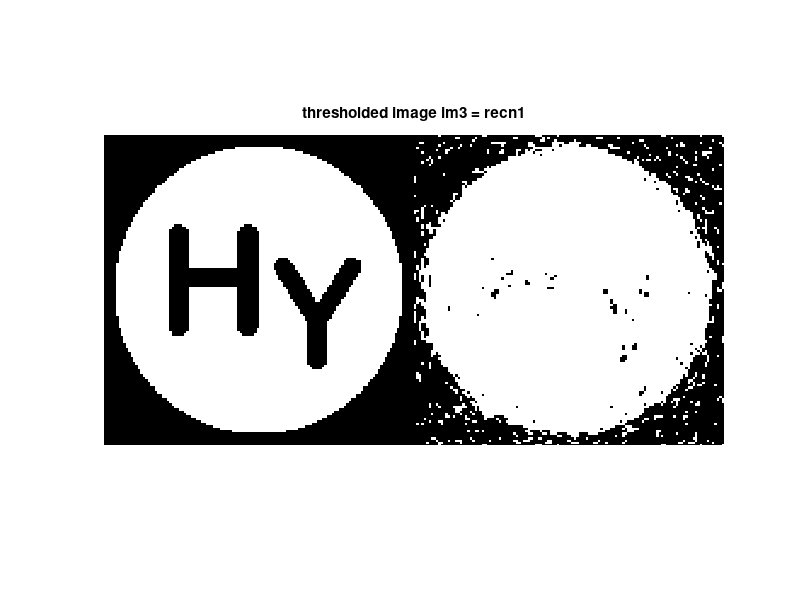

Reproduce this figure in MATLAB.
% Here we calculate the errors for the tresholded images and rekonstruktions.
clear all;
close all;
% First load all images. Original phantoms and reconstructions.
% Maya phantom
load XRsparse_aTV_JTV_HY recn1 recn2 target1 target2 obj
load JTV_HY_for_segmentations im1 im2 im3 im4 N
% % figure(1)
% % imshow([target1,target2],[]);
% % figure(2)
% % imshow([recn1,recn2],[]);
% figure(3)
% imshow([target1,target2;recn1,recn2],[]);
% % First treshold the images.
N=128;
% Calculate the right amount of white pixels in the original phantoms.
% First phantom, im1
white_pixels1 = nnz(target1)/(N*N);
% Second phantom
white_pixels2 = nnz(target2)/(N*N);
% Treshold the images so that the amount of white pixels is correct. Here
% the values are between 0 and 1, but they have also other values.

% Calculate the amount of wrong pixels. First we need to decide which
% pixels we set as zero and which will have number 1. We want that kind of
% treshold, which gives us the right amount of white pixels.
% There ratio should be 0.41 in the first reconstruction and 0.25 in the second.
% So in the first reco we want nnz(im3) to be 6717. We get this number of
% white pixels with the following treshold 0.3354.
% MAYA TRESHOLD: 0.3354
im3_thresholded = im3;
im3_thresholded(im3>0.000000000000000001) = 1;
im3_thresholded(im3<0.000000000000000001) = 0;
nnz(im3_thresholded)

% We want to treshold the target1 also to be zero or one.
target1_thresholded = target1;
target1_thresholded(target1>1) = 1;
target1_thresholded(target1<1) = 0;
nnz(target1_thresholded)
figure()
imshow([target1_thresholded,im3_thresholded],[])
title('thresholded image im3 = recn1')

% Calculate the error for reconstruction 1
error1=(nnz(target1_thresholded-im3_thresholded))/(N*N);

% %% Calculate the error with the second reconstruction
% % The amount of white pixels is 4028.
% % MAYA TRESHOLD: 0.302
% im4_thresholded = im4;
% im4_thresholded(im4>0.302) = 1;
% im4_thresholded(im4<0.302) = 0;
% nnz(im4_thresholded)
% % display result
% % We want to treshold the target1 also to be zero or one.
% target2_thresholded = target2;
% target2_thresholded(target2>1) = 1;
% target2_thresholded(target2<1) = 0;
% nnz(target2_thresholded)
% nnz(target2);
% figure()
% imshow([target2_thresholded,im4_thresholded],[])
% title('thresholded image im4 = recn2')
% 
% % Calculate the error for reconstruction 1. Caluculate the difference and
% % how many pixxels are non-zero.
% error2=(nnz(target2_thresholded-im4_thresholded))/(N*N);
% 
% figure(5);
% % Original phantom1
% subplot(2,2,1);
% imagesc(target1_thresholded);
% colormap gray;
% axis square;
% axis off;
% title({'Hy1 phantom, ground truth'});
% % Reconstruction of phantom1
% subplot(2,2,2)
% imagesc(im3_thresholded);
% colormap gray;
% axis square;
% axis off;
% title(['JTV, pixel error ', num2str(round(error1,2))]);
% % Original target2
% subplot(2,2,3)
% imagesc(target2_thresholded);
% colormap gray;
% axis square;
% axis off;
% title({'Hy2 phantom, ground truth '});
% % Reconstruction of target2
% subplot(2,2,4)
% imagesc(im4_thresholded);
% %imagesc(imrotate(CG2,-45,'bilinear','crop'));
% colormap gray;
% axis square;
% axis off;
% title(['JTV, pixel error ' num2str(round(error2,2))]);
% 
% Image = getframe(gcf);
% imwrite(Image.cdata, 'segmentations_HY_JTV.jpg');